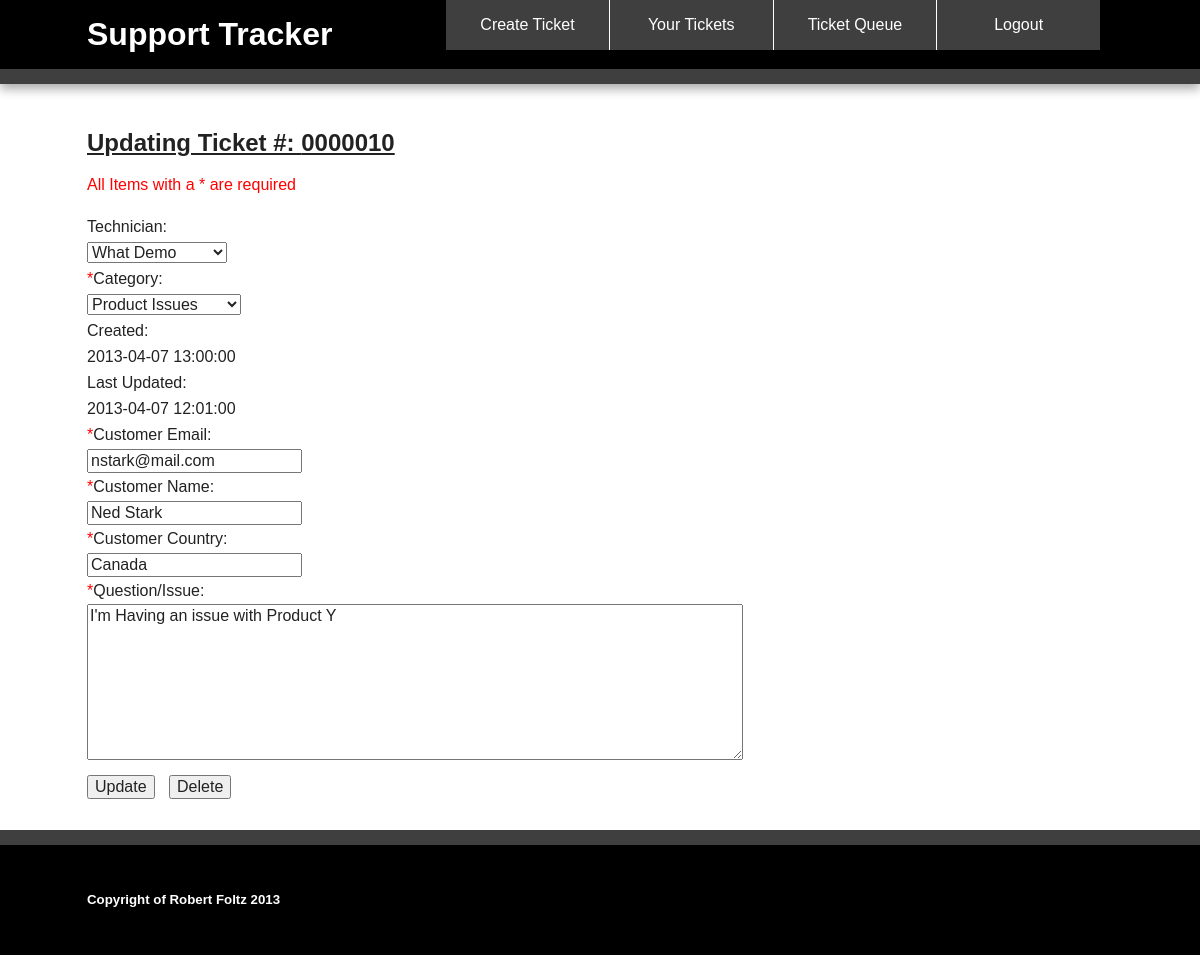
/update-ticket.php?number=10 (signed in), run on the app's committed database.
### tables this page shows
CREATE TABLE tickets
(
Num INT NOT NULL AUTO_INCREMENT,
Created DATETIME NOT NULL,
Updated DATETIME NOT NULL,
CEmail VARCHAR(120) NOT NULL,
CName VARCHAR(120) NOT NULL,
CCountry VARCHAR(120) NOT NULL,
Issue LONGTEXT NOT NULL,
Technician INT,
Category INT NOT NULL,
Completed CHAR default 'N',
PRIMARY KEY (Num),
FOREIGN KEY (Category) REFERENCES category(CatID),
FOREIGN KEY (Technician) REFERENCES techs(UserID)
);

### update-ticket.php (the view, shortened to what this page needs)
<?php require_once('dbConnection.php'); ?>
<?php
	$stmt = $db->query('select * from category');
	$categories = $stmt->fetchAll();
	$stmt = $db->query('select * from techs');
	$techs = $stmt->fetchAll();
	if(isset($_GET['number']))
	{
		$stmt = $db->prepare('select *,LPAD(Num,7,"0") as ticket_num from tickets where num = ?');
		$stmt->bindValue(1, $_GET['number']);
		$stmt->execute();
		$ticket_info = $stmt->fetch();
	}
?>
<!DOCTYPE html>
 <html class="no-js">
    <head>
        <link rel="stylesheet" href="css/normalize.min.css">
        <link rel="stylesheet" href="css/main.css">
    </head>
    <body>
        <div class="header-container">
            <header class="wrapper clearfix">
            	<h1 class="title">Support Tracker</h1>
            	<nav>
                    <ul>
                        <li><a href="create-ticket.php">Create Ticket</a></li>
                        <li><a href="your-tickets.php">Your Tickets</a></li>
                        <li><a href="queue.php">Ticket Queue</a></li>
                        <li><a href="authority.php?logout=true">Logout</a></li>
                    </ul>
                </nav>
            </header>
        </div>
        <div class="main-container">
            <div class="main wrapper clearfix">
                <h1 class="create-heading">Updating Ticket #: <?php echo($ticket_info['ticket_num']); ?></h1>
                <p class="alert" >All Items with a * are required</p>
                <form method="POST" enctype="multipart/form-data" id="update-form">
                <label for="technician">Technician:</label><br>
				<select name="technician" id="technician">
					<?php foreach ($techs as $tech) : ?>
						<?php if($tech['UserID'] == $ticket_info['Technician']) {?>
								<option selected value="<?php echo($tech['UserID']); ?>"><?php echo($tech['Firstname']." ".$tech['Lastname']); ?></option>
						<?php } else { ?>
								<option value="<?php echo($tech['UserID']); ?>"><?php echo($tech['Firstname']." ".$tech['Lastname']); ?></option>
						<?php }?>
					<?php endforeach; ?>
				</select><br>
				<label for="category"><span class="alert">*</span>Category:</label><br>
				<select name="category" id="category">
					<?php foreach ($categories as $category) : ?>
						<?php if($category['CatID'] == $ticket_info['Category']) {?>
							<option selected value="<?php echo($category['CatID']); ?>"><?php echo($category['Catname']); ?></option>
						<?php } else { ?>
							<option value="<?php echo($category['CatID']); ?>"><?php echo($category['Catname']); ?></option>
						<?php }?>
					<?php endforeach; ?>
				</select><br>
				<label for="created">Created:</label><br>
				<label name="created"><?php echo($ticket_info['Created']); ?></label><br>
				<label for="updated">Last Updated:</label><br>
				<label name="updated"><?php echo($ticket_info['Updated']); ?></label><br>
                <label for="email"><span class="alert">*</span>Customer Email:</label><br>
				<input type="text" name="email" id="email" value="<?php echo($ticket_info['CEmail']); ?>"><br>
				<label for="name"><span class="alert">*</span>Customer Name:</label><br>
				<input type="text" name="name" id="name" value="<?php echo($ticket_info['CName']); ?>"><br>
				<label for="country"><span class="alert">*</span>Customer Country:</label><br>
				<input type="text" name="country" id="country" value="<?php echo($ticket_info['CCountry']); ?>"><br>
				<label for="issue"><span class="alert">*</span>Question/Issue:</label><br>
				<textarea name="issue" id="issue" class="textareas"><?php echo($ticket_info['Issue']); ?></textarea><br>
				<input type="submit" name="update" id="update" class="spaced" value="Update"> <input type="submit" name="delete" id="delete" class="spaced" value="Delete">
				</form>
            </div>
        </div>
        <div class="footer-container">
            <footer class="wrapper">
                <h5>Copyright of Robert Foltz 2013</h5>
            </footer>
        </div>
    </body>
</html>

### css/main.css (style rules this page uses)
html, button, input, select, textarea { color: #222; }
body { font-size: 1em; line-height: 1.4; }
textarea { resize: vertical; }
body { font: 16px/26px Helvetica, Helvetica Neue, Arial; }
.wrapper { width: 90%; margin: 0 5%; }
.header-container { border-bottom: 15px solid #3F3F3F; }
.footer-container, .main aside { border-top: 15px solid #3F3F3F; }
.header-container, .footer-container, .main aside { background:#000000; }
.title { color:white; }
nav ul { margin: 0; padding: 0; }
nav a { display: block; margin-bottom: 10px; padding: 15px 0; text-align: center; text-decoration: none; font-weight: 500; color: white; background: #3F3F3F; -webkit-border-radius: 7px; -moz-border-radius: 7px; border-radius: 7px; }
.main { padding: 30px 0; }
.footer-container footer { color: white; padding: 20px 0; }
.spaced { margin:15px 10px 0 0; }
.create-heading { font-size:1.5em; text-decoration:underline; }
.alert { color:red; }
@media only screen and (min-width: 480px) { nav a { float: left; width: 24.4%; margin: 0; padding:12px 0; border-right:1px solid #FFFFFF; -webkit-border-radius: 0; -moz-border-radius: 0; border-radius: 0; } }
@media only screen and (min-width: 480px) { nav li:first-child a { margin-left: 0; } }
@media only screen and (min-width: 480px) { nav li:last-child a { margin-right: 0; border-right:none; } }
@media only screen and (min-width: 480px) { .textareas { width:430px; height:150px; } }
@media only screen and (min-width: 480px) { nav ul li { display: inline; } }
@media only screen and (min-width: 768px) { .header-container, .main aside { -webkit-box-shadow: 0 5px 10px #aaa; -moz-box-shadow: 0 5px 10px #aaa; box-shadow: 0 5px 10px #aaa; } }
@media only screen and (min-width: 768px) { .title { float:left; margin-right:10px; } }
@media only screen and (min-width: 768px) { nav { float:right; width:65%; } }
@media only screen and (min-width: 768px) { .textareas { width:650px; height:150px; } }
@media only screen and (min-width: 1140px) { .wrapper { width: 1026px; margin: 0 auto; } }
.clearfix:before, .clearfix:after { content: " "; display: table; }
.clearfix:after { clear: both; }
.clearfix { *zoom: 1; }

### data on the page
tickets: Created "2013-04-07 13:00:00", Updated "2013-04-07 12:01:00", email "nstark@mail.com", name "Ned Stark", country "Canada", issue "I'm Having an issue with Product Y"

### other printed values
$ticket_info['ticket_num'] "0000010"
form field technician "What Demo"
form field category "Product Issues"
